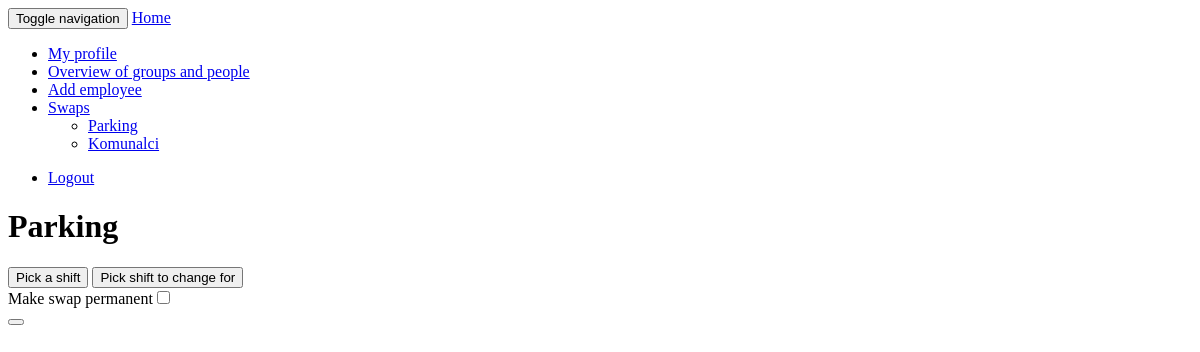
The page /schedule/3/swaps/ (signed in) on the database as committed earlier.
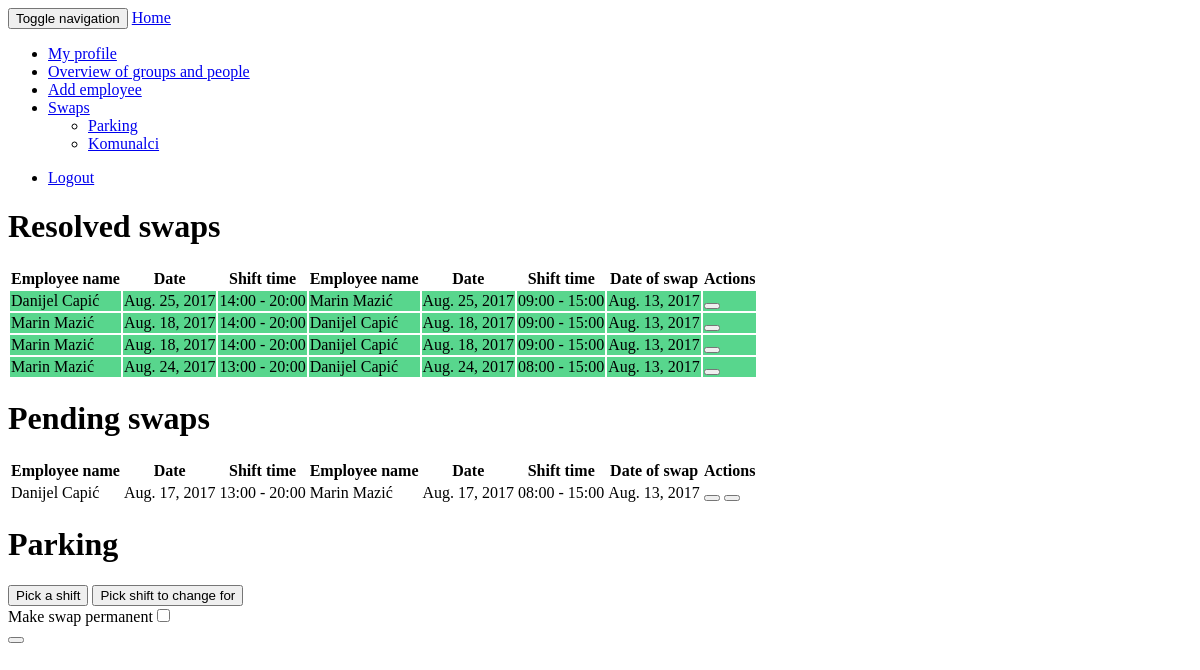
The same page on the database as committed later.
### schedule/models.py (models this page shows, shortened)
class Group(models.Model):
    group_name = models.CharField(max_length=30)
    supervisor = models.ForeignKey(User, related_name='+',)
    def __init__(self, *args, **kwargs):
        super(Group, self).__init__(*args, **kwargs)
        if hasattr(self, 'supervisor'):
            self.old_supervisor = self.supervisor
    def __unicode__(self):
        return self.group_name

class Swap(models.Model):
    schedule_1 = models.ForeignKey(Schedule, related_name='+')
    schedule_2 = models.ForeignKey(Schedule, related_name='+')
    user = models.ForeignKey(User, null=True)
    group = models.ForeignKey(Group, null=True)
    date = models.DateField()
    permanent = models.BooleanField(default=False)
    status = models.BooleanField(default=False)
    resolved = models.BooleanField(default=False)

class Schedule(models.Model):
    schedule = models.ForeignKey(
        "self",
        related_name='+',
        verbose_name=_('Parent schedule'),
        null=True,
        blank=True
    )
    date = models.DateField()
    time_from = models.TimeField(null=True, blank=True)
    time_until = models.TimeField(null=True, blank=True)
    user = models.ForeignKey(User_profile)
    def get_time_shift(self):
        return self.time_from.strftime('%H:%M') + " - " + self.time_until.strftime('%H:%M')
    def get_string_from(self):
        if self.time_from:
            return self.date.strftime('%Y-%m-%d') + 'T' + self.time_from.strftime('%H:%M:%S')
        else:
            return None
    def get_string_until(self):
        if self.time_until:
            return self.date.strftime('%Y-%m-%d') + 'T' + self.time_until.strftime('%H:%M:%S')
        else:
            return None

class User_profile(models.Model):
    GENDER_CHOICES = (
        ('M', _('Male')),
        ('F', _('Female')),
    )
    user = models.OneToOneField(User, on_delete=models.CASCADE)
    user_groups = models.ManyToManyField(Group)
    user_shift = models.ForeignKey(Week_shift, null=True)
    date_of_birth = models.DateField(null=True, blank=True)
    gender = models.CharField(
        max_length=1, choices=GENDER_CHOICES, null=True, blank=True)
    date_of_employment = models.DateField(null=True, blank=True)
    default_wage = models.DecimalField(
        decimal_places=2, max_digits=5, default=0, blank=True)
    def __init__(self, *args, **kwargs):
        super(User_profile, self).__init__(*args, **kwargs)
        if hasattr(self, 'user_shift'):
            self.old_shift = self.user_shift
    def __unicode__(self):
        return self.user.first_name + ' ' + self.user.last_name

### schedule/views.py (the view)
# urls.py: url(r'^(?P<group_id>\d+)/swaps/$', swaps, name='swaps_view'),
@login_required
def swaps(request, group_id):
    group = Group.objects.get(pk=group_id)
    if request.user.is_staff or request.user.is_superuser:
        pending_swaps = Swap.objects.filter(resolved=False, group=group)
        resolved_swaps = Swap.objects.filter(
            resolved=True, group=group)
    else:
        pending_swaps = Swap.objects.filter(resolved=False, user=request.user)
        resolved_swaps = Swap.objects.filter(resolved=True, group=group, user=request.user)
    employees = User_profile.objects.filter(
        user_groups=group).exclude(user=request.user)
    events_others = make_events(employees, request.user)
    events_logged = events_others
    if not request.user.is_staff or not request.user.is_superuser:
        events_logged = make_events([request.user.user_profile], request.user)
    if request.method == 'POST':
        form = SwapForm(request.POST)
        if form.is_valid():
            data = form.cleaned_data
            confirmation_status = False
            resolved = False
            if request.user.is_staff or request.user.is_superuser:
                confirmation_status = True
                resolved = True
            try:
                Swap.objects.create(
                    schedule_1=data["schedule_1"],
                    schedule_2=data["schedule_2"],
                    group=group,
                    user=request.user,
                    date=datetime.datetime.today().date(),
                    permanent=data["permanent"],
                    status=confirmation_status,
                    resolved=resolved
                )
                messages.success(request, _('Swap was successfully sent!'))
            except:
                messages.error(request, _('Swap was not created!'))
            return HttpResponseRedirect(reverse('swaps_view', kwargs={"group_id": group_id}))
        else:
            messages.error(request, _('Please correct the error above.'))
    else:
        form = SwapForm()
    return render(request, "schedule/swaps.html", {
        "user": request.user.user_profile,
        "group": group,
        "pending_swaps": pending_swaps,
        "resolved_swaps": resolved_swaps,
        "events_others": events_others,
        "events_logged": events_logged,
        "form": form,
    })

### schedule/forms.py (shortened to what this page needs)
class SwapForm(forms.ModelForm):
    def __init__(self, *args, **kwargs):
        super(SwapForm, self).__init__(*args, **kwargs)
        self.fields['schedule_1'].error_messages = {
            'required': _('Pick a shift!')}
        self.fields['schedule_2'].error_messages = {
            'required': _('Pick a shift!')}
        self.helper = FormHelper(self)
        self.helper.form_show_errors = False
        self.helper.form_tag = False
        self.helper.render_unmentioned_fields = False
        self.helper.layout = Layout(
            Field('schedule_2', template="schedule/includes/schedule_2.html"),
            HTML("<span class='swap-arrow'></span>"),
            Field('schedule_1', template="schedule/includes/schedule_1.html"),
            Field('permanent', template="schedule/includes/permanent.html")
        )
    class Meta:
        model = Swap
        fields = ('schedule_1', 'schedule_2', 'permanent')

### schedule/utils.py (called while the page is built)
def make_events(users, logged_user):
    event_list = []
    color = ""
    for user in users:
        schedules = Schedule.objects.filter(user=user, schedule=None)
        if user == logged_user.user_profile:
            color = '#32CD32' # lightgreen
        for schedule in schedules:
            if not schedule.get_string_from() == None and not schedule.get_string_until() == None:
                event_list.append({
                    "id": schedule.id,
                    "title": user.user.first_name + ' ' + user.user.last_name,
                    "time_from": schedule.get_string_from(),
                    "time_until": schedule.get_string_until(),
                    "profile_url": reverse('employee_view', kwargs={'employee_id': user.id}),
                    "color": color,
                })
        color = ""
    return event_list

### schedule/templates/schedule/swaps.html (shortened to what this page needs)
{% extends "schedule/base.html" %}
{% load sekizai_tags i18n crispy_forms_tags %}
{% block "content" %}
{% if resolved_swaps %}
  <h1>{% trans "Resolved swaps" %}</h1>
  {% include "schedule/includes/swap_table.html" with swap_list=resolved_swaps resolved=True %}
{% endif %}
{% if pending_swaps %}
  <h1>{% trans "Pending swaps" %}</h1>
  {% include "schedule/includes/swap_table.html" with swap_list=pending_swaps resolved=False %}
{% endif %}
<h1>{{ group }}</h1>
<div class="container">
  <div class="swap-row">
    <form method="post">
      {% crispy form %}
      <button class="swap-submit-btn"></button>
    </form>
  </div>
</div>
{% endblock "content" %}

### schedule/templates/schedule/base.html (shortened to what this page needs)
{% load sekizai_tags assets i18n %}
<!DOCTYPE html>
<head>
    {% assets "schedule_css" %}
        {% addtoblock "css" %}
            <link media="screen" rel="stylesheet" type="text/css" href="{{ ASSET_URL }}">
        {% endaddtoblock %}
    {% endassets %}
<nav class="navbar navbar-default">
  <div class="container-fluid">
    <div class="navbar-header">
      <button type="button" class="navbar-toggle collapsed" data-toggle="collapse" data-target="#bs-example-navbar-collapse-1">
        <span class="sr-only">Toggle navigation</span>
      </button>
      <a class="navbar-brand" href="{% url 'index' %}">{% trans "Home" %}</a>
    </div>
    <div class="collapse navbar-collapse" id="bs-example-navbar-collapse-1">
      <ul class="nav navbar-nav">
{% block "navigation" %}
      <li>
        <a href="{% url 'employee_view' employee_id=user.pk %}">{% trans "My profile" %}</a>
      </li>
      {% if request.user.is_active and request.user.is_staff %}
        <li><a href="{% url 'groups_and_people_view' %}">{% trans "Overview of groups and people" %}</a></li>
        <li><a href="{% url 'add_user_view' %}">{% trans "Add employee" %}</a>
      {% endif %}
      <li class="dropdown">
        <a class="dropdown-toggle" data-toggle="dropdown" href="#">{% trans "Swaps" %}</a>
        <ul class="dropdown-menu">
          {% for group in user.user_groups.all %}
            <li><a href="{% url 'swaps_view' group_id=group.pk %}">{{ group }}</a></li>
          {% endfor %}
        </ul>
      </li>
{% endblock "navigation" %}
      </ul>
    <ul class="nav navbar-nav navbar-right">
      <li><a href="{% url 'logout' %}">{% trans "Logout" %}</a></li>
    </ul>
    </div>
  </div>
</nav>
</head>
<body>
<div class="container">
  {% block "content" %}{% endblock "content" %}
</div>
</body>
</html>

### schedule/templates/schedule/includes/swap_table.html (shortened to what this page needs)
{% load sekizai_tags i18n %}
<table class="custom-table">
    <thead>
      <tr>
        <th class="text-center">{% trans "Employee name" %}</th>
        <th class="text-center">{% trans "Date" %}</th>
        <th class="text-center">{% trans "Shift time" %}</th>
        <th class="text-center">{% trans "Employee name" %}</th>
        <th class="text-center">{% trans "Date" %}</th>
        <th class="text-center">{% trans "Shift time" %}</th>
        <th class="text-center">{% trans "Date of swap" %}</th>
        {% if user.user.is_staff or user.user.is_superuser %}
          <th class="text-center">{% trans "Actions" %}</th>
        {% endif %}
      </tr>
    </thead>
    <tbody class="text-center">
      {% for swap in swap_list %}
        <tr bgcolor="{% if resolved and swap.status %}#58D68D{% elif resolved and not swap.status %}#F4511E{% endif %}">
          <td>{{ swap.schedule_1.user }}</td>
          <td>{{ swap.schedule_1.date }}</td>
          <td>{{ swap.schedule_1.get_time_shift }}</td>
          <td>{{ swap.schedule_2.user }}</td>
          <td>{{ swap.schedule_2.date }}</td>
          <td>{{ swap.schedule_2.get_time_shift }}</td>
          <td>{{ swap.date }}</td>
          {% if user.user.is_staff or user.user.is_superuser %}
            <td>
              {% if resolved %}
                {% if swap.status %}
                  <a href="{% url 'revert_swap_view' group_id=group.pk swap_id=swap.pk %}"><button type="button" class="btn btn-danger" title="{% trans 'Revert swap' %}"></button></a>
                {% else %}
                  <a href="{% url 'confirm_swap_view' group_id=group.pk swap_id=swap.pk %}"><button type="button" class="btn btn-success" title="{% trans 'Approve swap' %}"><span class="glyphicon glyphicon-ok"></span></button></a>
                {% endif %}
              {% else %}
                <a href="{% url 'confirm_swap_view' group_id=group.pk swap_id=swap.pk %}"><button type="button" class="btn btn-success" title="{% trans 'Confirm swap' %}"></button></a>
                <a href="{% url 'reject_swap_view' group_id=group.pk swap_id=swap.pk %}"><button class="btn btn-danger" title="{% trans 'Reject swap' %}"></button></a>
              {% endif %}
            </td>
          {% endif %}
        </tr>
      {% endfor %}
   </tbody>
  </table>

### schedule/templates/schedule/includes/schedule_2.html (shortened to what this page needs)
{% load sekizai_tags i18n %}
<button id="calendar2_btn" type="button" class="swap-user-btn {% if form.schedule_2.errors %} alert alert-danger {% endif %}" onclick="DS.showCalendar('calendar2');">
  {% if form.schedule_2.errors %}
    {{ form.schedule_2.errors|striptags }}
  {% else %}
    {% if user.user.is_staff %}
      {% trans "Pick a shift" %}
    {% else %}
      {% trans "Pick your shift" %}
    {% endif %}
  {% endif %}</button>

### schedule/templates/schedule/includes/schedule_1.html (shortened to what this page needs)
{% load sekizai_tags i18n %}
<button id="calendar1_btn" type="button" class="swap-user-btn {% if form.schedule_1.errors %} alert alert-danger {% endif %}" onclick="DS.showCalendar('calendar1');">
{% if form.schedule_1.errors %}
  {{ form.schedule_1.errors|striptags }}
{% else %}
  {% trans "Pick shift to change for" %}
{% endif %}</button>

### schedule/templates/schedule/includes/permanent.html
{% load sekizai_tags i18n %}
<div class="swap-permanent">
  <label class="divider-right">{% trans "Make swap permanent" %}</label><input type="checkbox" name="permanent">
</div>

Rows that differ between the two databases and show on the page:
added Swap: schedule_1.user "Danijel Capić", schedule_1 "Aug. 25, 2017", schedule_1.get_time_shift "14:00 - 20:00", schedule_2.user "Marin Mazić", schedule_2 "Aug. 25, 2017", schedule_2.get_time_shift "09:00 - 15:00", date "Aug. 13, 2017", status True (drawn)
added Swap: schedule_1.user "Marin Mazić", schedule_1 "Aug. 18, 2017", schedule_1.get_time_shift "14:00 - 20:00", schedule_2.user "Danijel Capić", schedule_2 "Aug. 18, 2017", schedule_2.get_time_shift "09:00 - 15:00", date "Aug. 13, 2017", status True (drawn)
added Swap: schedule_1.user "Marin Mazić", schedule_1 "Aug. 18, 2017", schedule_1.get_time_shift "14:00 - 20:00", schedule_2.user "Danijel Capić", schedule_2 "Aug. 18, 2017", schedule_2.get_time_shift "09:00 - 15:00", date "Aug. 13, 2017", status True (drawn)
added Swap: schedule_1.user "Marin Mazić", schedule_1 "Aug. 24, 2017", schedule_1.get_time_shift "13:00 - 20:00", schedule_2.user "Danijel Capić", schedule_2 "Aug. 24, 2017", schedule_2.get_time_shift "08:00 - 15:00", date "Aug. 13, 2017", status True (drawn)
added Swap: schedule_1.user "Danijel Capić", schedule_1 "Aug. 17, 2017", schedule_1.get_time_shift "13:00 - 20:00", schedule_2.user "Marin Mazić", schedule_2 "Aug. 17, 2017", schedule_2.get_time_shift "08:00 - 15:00", date "Aug. 13, 2017"
Other text that changed with them:
text now shown: "Resolved swaps Employee name Employee name Date Date Shift time Shift time Employee name Employee name Date Date Shift time Shift time Date of swap Date of swap Actions Actions Pending swaps"
